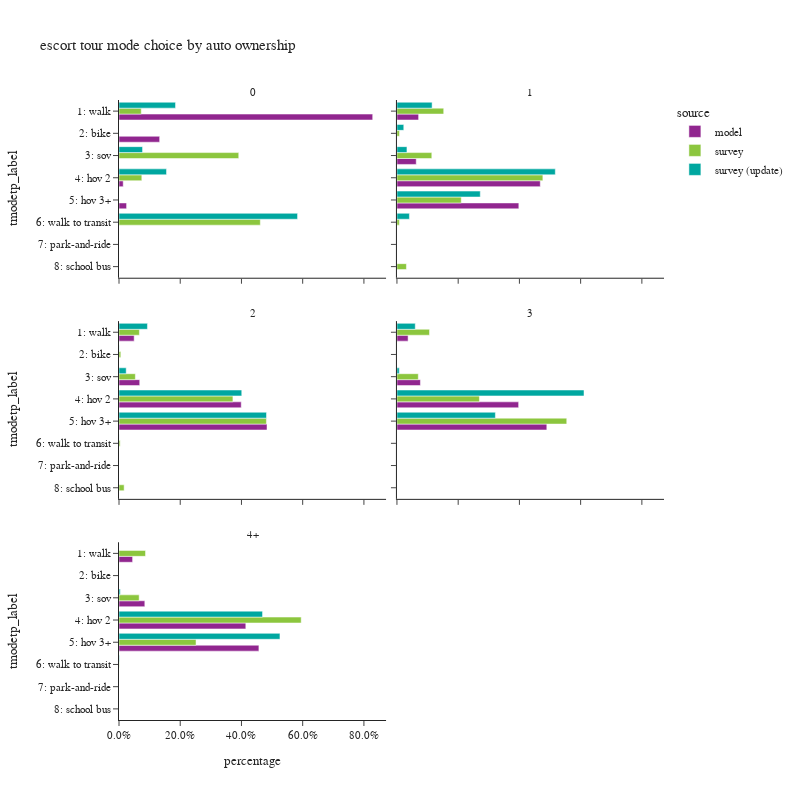

Write notebook code for a chart like this one.
### Code cell
plot_mode_choice(es_tour.loc[es_tour['auto_ownership_4+']!="-1"],
                 "auto_ownership_4+",
                 {"auto_ownership_4+":["0","1","2","3","4+"],
                  "tmodetp_label":["1: walk","2: bike","3: sov","4: hov 2","5: hov 3+","6: walk to transit",
                                   "7: park-and-ride","8: school bus","9: other–survey only"]},
                 "auto ownership",2,800)

### Figure 1 — Plotly figure (JSON) as saved in the notebook; plotly's stock layout.template omitted (floating-point values rounded to 4 significant figures)
{"data": [{"alignmentgroup": "True", "customdata": [[22481], [3602], [373], [672]], "hovertemplate": "source=model<br>auto_ownership_4+=0<br>percentage=%{x}<br>tmodetp_label=%{y}<br>sample count=%{customdata[0]}<extra></extra>", "legendgroup": "model", "marker": {"color": "#91268F", "pattern": {"shape": ""}}, "name": "model", "offsetgroup": "model", "orientation": "h", "showlegend": true, "textposition": "auto", "type": "bar", "x": [0.8287, 0.1328, 0.01375, 0.02477], "xaxis": "x5", "y": ["1: walk", "2: bike", "4: hov 2", "5: hov 3+"], "yaxis": "y5"}, {"alignmentgroup": "True", "customdata": [[9083], [8086], [60101], [51109]], "hovertemplate": "source=model<br>auto_ownership_4+=1<br>percentage=%{x}<br>tmodetp_label=%{y}<br>sample count=%{customdata[0]}<extra></extra>", "legendgroup": "model", "marker": {"color": "#91268F", "pattern": {"shape": ""}}, "name": "model", "offsetgroup": "model", "orientation": "h", "showlegend": false, "textposition": "auto", "type": "bar", "x": [0.07075, 0.06299, 0.4682, 0.3981], "xaxis": "x6", "y": ["1: walk", "3: sov", "4: hov 2", "5: hov 3+"], "yaxis": "y6"}, {"alignmentgroup": "True", "customdata": [[14138], [4], [19307], [113896], [137897]], "hovertemplate": "source=model<br>auto_ownership_4+=2<br>percentage=%{x}<br>tmodetp_label=%{y}<br>sample count=%{customdata[0]}<extra></extra>", "legendgroup": "model", "marker": {"color": "#91268F", "pattern": {"shape": ""}}, "name": "model", "offsetgroup": "model", "orientation": "h", "showlegend": false, "textposition": "auto", "type": "bar", "x": [0.04956, 1.402e-05, 0.06769, 0.3993, 0.4834], "xaxis": "x3", "y": ["1: walk", "2: bike", "3: sov", "4: hov 2", "5: hov 3+"], "yaxis": "y3"}, {"alignmentgroup": "True", "customdata": [[5739], [3], [12087], [62701], [77218]], "hovertemplate": "source=model<br>auto_ownership_4+=3<br>percentage=%{x}<br>tmodetp_label=%{y}<br>sample count=%{customdata[0]}<extra></extra>", "legendgroup": "model", "marker": {"color": "#91268F", "pattern": {"shape": ""}}, "name": "model", "offsetgroup": "model", "orientation": "h", "showlegend": false, "textposition": "auto", "type": "bar", "x": [0.03638, 1.902e-05, 0.07662, 0.3975, 0.4895], "xaxis": "x4", "y": ["1: walk", "2: bike", "3: sov", "4: hov 2", "5: hov 3+"], "yaxis": "y4"}, {"alignmentgroup": "True", "customdata": [[4024], [2], [7640], [37520], [41395]], "hovertemplate": "source=model<br>auto_ownership_4+=4+<br>percentage=%{x}<br>tmodetp_label=%{y}<br>sample count=%{customdata[0]}<extra></extra>", "legendgroup": "model", "marker": {"color": "#91268F", "pattern": {"shape": ""}}, "name": "model", "offsetgroup": "model", "orientation": "h", "showlegend": false, "textposition": "auto", "type": "bar", "x": [0.04442, 2.208e-05, 0.08434, 0.4142, 0.457], "xaxis": "x", "y": ["1: walk", "2: bike", "3: sov", "4: hov 2", "5: hov 3+"], "yaxis": "y"}, {"alignmentgroup": "True", "customdata": [[5], [1], [1], [4]], "hovertemplate": "source=survey<br>auto_ownership_4+=0<br>percentage=%{x}<br>tmodetp_label=%{y}<br>sample count=%{customdata[0]}<extra></extra>", "legendgroup": "survey", "marker": {"color": "#8CC63E", "pattern": {"shape": ""}}, "name": "survey", "offsetgroup": "survey", "orientation": "h", "showlegend": true, "textposition": "auto", "type": "bar", "x": [0.07271, 0.3911, 0.07453, 0.4616], "xaxis": "x5", "y": ["1: walk", "3: sov", "4: hov 2", "6: walk to transit"], "yaxis": "y5"}, {"alignmentgroup": "True", "customdata": [[42], [9], [19], [99], [66], [6], [2]], "hovertemplate": "source=survey<br>auto_ownership_4+=1<br>percentage=%{x}<br>tmodetp_label=%{y}<br>sample count=%{customdata[0]}<extra></extra>", "legendgroup": "survey", "marker": {"color": "#8CC63E", "pattern": {"shape": ""}}, "name": "survey", "offsetgroup": "survey", "orientation": "h", "showlegend": false, "textposition": "auto", "type": "bar", "x": [0.1527, 0.008094, 0.1138, 0.4766, 0.21, 0.007806, 0.0309], "xaxis": "x6", "y": ["1: walk", "2: bike", "3: sov", "4: hov 2", "5: hov 3+", "6: walk to transit", "8: school bus"], "yaxis": "y6"}, {"alignmentgroup": "True", "customdata": [[34], [5], [20], [160], [164], [2], [4]], "hovertemplate": "source=survey<br>auto_ownership_4+=2<br>percentage=%{x}<br>tmodetp_label=%{y}<br>sample count=%{customdata[0]}<extra></extra>", "legendgroup": "survey", "marker": {"color": "#8CC63E", "pattern": {"shape": ""}}, "name": "survey", "offsetgroup": "survey", "orientation": "h", "showlegend": false, "textposition": "auto", "type": "bar", "x": [0.06657, 0.005922, 0.05341, 0.3721, 0.4815, 0.003742, 0.01675], "xaxis": "x3", "y": ["1: walk", "2: bike", "3: sov", "4: hov 2", "5: hov 3+", "6: walk to transit", "8: school bus"], "yaxis": "y3"}, {"alignmentgroup": "True", "customdata": [[4], [8], [33], [28]], "hovertemplate": "source=survey<br>auto_ownership_4+=3<br>percentage=%{x}<br>tmodetp_label=%{y}<br>sample count=%{customdata[0]}<extra></extra>", "legendgroup": "survey", "marker": {"color": "#8CC63E", "pattern": {"shape": ""}}, "name": "survey", "offsetgroup": "survey", "orientation": "h", "showlegend": false, "textposition": "auto", "type": "bar", "x": [0.1063, 0.06972, 0.2693, 0.5547], "xaxis": "x4", "y": ["1: walk", "3: sov", "4: hov 2", "5: hov 3+"], "yaxis": "y4"}, {"alignmentgroup": "True", "customdata": [[2], [2], [17], [8], [1]], "hovertemplate": "source=survey<br>auto_ownership_4+=4+<br>percentage=%{x}<br>tmodetp_label=%{y}<br>sample count=%{customdata[0]}<extra></extra>", "legendgroup": "survey", "marker": {"color": "#8CC63E", "pattern": {"shape": ""}}, "name": "survey", "offsetgroup": "survey", "orientation": "h", "showlegend": false, "textposition": "auto", "type": "bar", "x": [0.08667, 0.06584, 0.5951, 0.2516, 0.0007552], "xaxis": "x", "y": ["1: walk", "3: sov", "4: hov 2", "5: hov 3+", "6: walk to transit"], "yaxis": "y"}, {"alignmentgroup": "True", "customdata": [[4], [1], [1], [4]], "hovertemplate": "source=survey (update)<br>auto_ownership_4+=0<br>percentage=%{x}<br>tmodetp_label=%{y}<br>sample count=%{customdata[0]}<extra></extra>", "legendgroup": "survey (update)", "marker": {"color": "#00A7A0", "pattern": {"shape": ""}}, "name": "survey (update)", "offsetgroup": "survey (update)", "orientation": "h", "showlegend": true, "textposition": "auto", "type": "bar", "x": [0.1846, 0.07694, 0.1552, 0.5832], "xaxis": "x5", "y": ["1: walk", "3: sov", "4: hov 2", "6: walk to transit"], "yaxis": "y5"}, {"alignmentgroup": "True", "customdata": [[40], [7], [13], [98], [55], [4]], "hovertemplate": "source=survey (update)<br>auto_ownership_4+=1<br>percentage=%{x}<br>tmodetp_label=%{y}<br>sample count=%{customdata[0]}<extra></extra>", "legendgroup": "survey (update)", "marker": {"color": "#00A7A0", "pattern": {"shape": ""}}, "name": "survey (update)", "offsetgroup": "survey (update)", "orientation": "h", "showlegend": false, "textposition": "auto", "type": "bar", "x": [0.1148, 0.02227, 0.03268, 0.5173, 0.2722, 0.04074], "xaxis": "x6", "y": ["1: walk", "2: bike", "3: sov", "4: hov 2", "5: hov 3+", "6: walk to transit"], "yaxis": "y6"}, {"alignmentgroup": "True", "customdata": [[32], [4], [8], [150], [143], [1]], "hovertemplate": "source=survey (update)<br>auto_ownership_4+=2<br>percentage=%{x}<br>tmodetp_label=%{y}<br>sample count=%{customdata[0]}<extra></extra>", "legendgroup": "survey (update)", "marker": {"color": "#00A7A0", "pattern": {"shape": ""}}, "name": "survey (update)", "offsetgroup": "survey (update)", "orientation": "h", "showlegend": false, "textposition": "auto", "type": "bar", "x": [0.09294, 0.000492, 0.02349, 0.401, 0.4818, 0.0002728], "xaxis": "x3", "y": ["1: walk", "2: bike", "3: sov", "4: hov 2", "5: hov 3+", "6: walk to transit"], "yaxis": "y3"}, {"alignmentgroup": "True", "customdata": [[4], [6], [30], [23]], "hovertemplate": "source=survey (update)<br>auto_ownership_4+=3<br>percentage=%{x}<br>tmodetp_label=%{y}<br>sample count=%{customdata[0]}<extra></extra>", "legendgroup": "survey (update)", "marker": {"color": "#00A7A0", "pattern": {"shape": ""}}, "name": "survey (update)", "offsetgroup": "survey (update)", "orientation": "h", "showlegend": false, "textposition": "auto", "type": "bar", "x": [0.05982, 0.00761, 0.611, 0.3216], "xaxis": "x4", "y": ["1: walk", "3: sov", "4: hov 2", "5: hov 3+"], "yaxis": "y4"}, {"alignmentgroup": "True", "customdata": [[1], [13], [8], [1]], "hovertemplate": "source=survey (update)<br>auto_ownership_4+=4+<br>percentage=%{x}<br>tmodetp_label=%{y}<br>sample count=%{customdata[0]}<extra></extra>", "legendgroup": "survey (update)", "marker": {"color": "#00A7A0", "pattern": {"shape": ""}}, "name": "survey (update)", "offsetgroup": "survey (update)", "orientation": "h", "showlegend": false, "textposition": "auto", "type": "bar", "x": [0.004109, 0.4689, 0.5258, 0.001241], "xaxis": "x", "y": ["3: sov", "4: hov 2", "5: hov 3+", "6: walk to transit"], "yaxis": "y"}], "layout": {"annotations": [{"font": {}, "showarrow": false, "text": "4+", "x": 0.245, "xanchor": "center", "xref": "paper", "y": 0.2867, "yanchor": "bottom", "yref": "paper"}, {"font": {}, "showarrow": false, "text": "2", "x": 0.245, "xanchor": "center", "xref": "paper", "y": 0.6433, "yanchor": "bottom", "yref": "paper"}, {"font": {}, "showarrow": false, "text": "3", "x": 0.755, "xanchor": "center", "xref": "paper", "y": 0.6433, "yanchor": "bottom", "yref": "paper"}, {"font": {}, "showarrow": false, "text": "0", "x": 0.245, "xanchor": "center", "xref": "paper", "y": 1.0, "yanchor": "bottom", "yref": "paper"}, {"font": {}, "showarrow": false, "text": "1", "x": 0.755, "xanchor": "center", "xref": "paper", "y": 1.0, "yanchor": "bottom", "yref": "paper"}], "barmode": "group", "height": 800, "legend": {"title": {"text": "source"}, "tracegroupgap": 0}, "title": {"text": "escort tour mode choice by auto ownership"}, "width": 800, "xaxis": {"anchor": "y", "domain": [0.0, 0.49], "tickformat": ".1%", "title": {"text": "percentage"}}, "xaxis2": {"anchor": "y2", "domain": [0.51, 1.0], "matches": "x", "tickformat": ".1%", "title": {"text": "percentage"}}, "xaxis3": {"anchor": "y3", "domain": [0.0, 0.49], "matches": "x", "showticklabels": false, "tickformat": ".1%"}, "xaxis4": {"anchor": "y4", "domain": [0.51, 1.0], "matches": "x", "showticklabels": false, "tickformat": ".1%"}, "xaxis5": {"anchor": "y5", "domain": [0.0, 0.49], "matches": "x", "showticklabels": false, "tickformat": ".1%"}, "xaxis6": {"anchor": "y6", "domain": [0.51, 1.0], "matches": "x", "showticklabels": false, "tickformat": ".1%"}, "yaxis": {"anchor": "x", "categoryarray": ["9: other–survey only", "8: school bus", "7: park-and-ride", "6: walk to transit", "5: hov 3+", "4: hov 2", "3: sov", "2: bike", "1: walk"], "categoryorder": "array", "domain": [0.0, 0.2867], "title": {"text": "tmodetp_label"}}, "yaxis2": {"anchor": "x2", "domain": [0.0, 0.2867], "matches": "y", "showticklabels": false}, "yaxis3": {"anchor": "x3", "categoryarray": ["9: other–survey only", "8: school bus", "7: park-and-ride", "6: walk to transit", "5: hov 3+", "4: hov 2", "3: sov", "2: bike", "1: walk"], "categoryorder": "array", "domain": [0.3567, 0.6433], "matches": "y", "title": {"text": "tmodetp_label"}}, "yaxis4": {"anchor": "x4", "domain": [0.3567, 0.6433], "matches": "y", "showticklabels": false}, "yaxis5": {"anchor": "x5", "categoryarray": ["9: other–survey only", "8: school bus", "7: park-and-ride", "6: walk to transit", "5: hov 3+", "4: hov 2", "3: sov", "2: bike", "1: walk"], "categoryorder": "array", "domain": [0.7133, 1.0], "matches": "y", "title": {"text": "tmodetp_label"}}, "yaxis6": {"anchor": "x6", "domain": [0.7133, 1.0], "matches": "y", "showticklabels": false}}}
